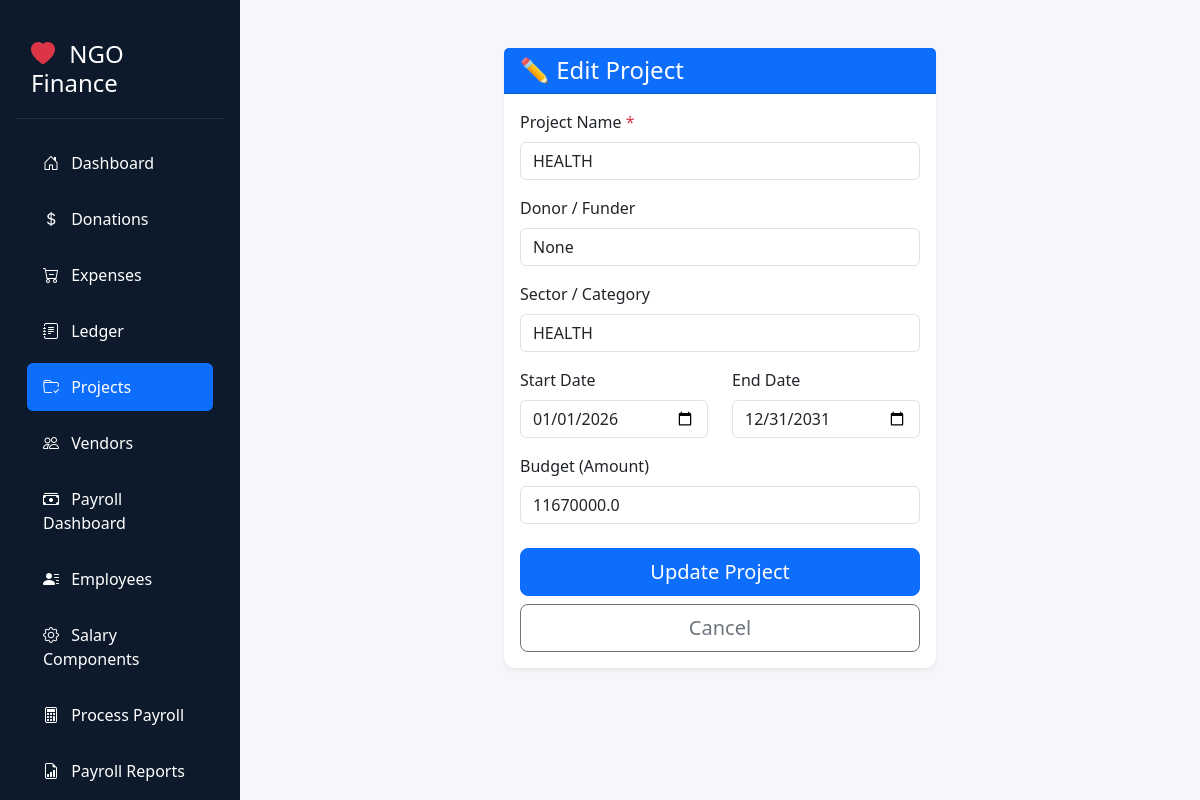
The page /edit-project/5 on the database its author committed.
### tables this page shows
CREATE TABLE projects (
            id INTEGER PRIMARY KEY AUTOINCREMENT,
            project_name TEXT UNIQUE NOT NULL,
            donor TEXT,
            start_date TEXT,
            end_date TEXT
        , is_active INTEGER DEFAULT 1, code TEXT, sector TEXT, budget REAL);

### main.py (the view)
@app.get("/edit-project/{project}", response_class=HTMLResponse)
async def edit_project_form(request: Request, project: int):
    with get_db() as conn:
        project = conn.execute(
            "SELECT * FROM projects WHERE id = ?",
            (project,)
        ).fetchone()
        if not project:
            raise HTTPException(status_code=404, detail="Project not found")
    return templates.TemplateResponse(
        "project_form.html",
        {
            "request": request,
            "project": project,
            "error": None
        }
    )

### templates/project_form.html (shortened to what this page needs)
{% extends "base.html" %}
{% block content %}
<div class="container-fluid mt-4">
    <div class="row justify-content-center">
        <div class="col-lg-8 col-xl-6">
            <div class="card shadow-sm">
                <div class="card-header bg-primary text-white">
                    <h4 class="mb-0">
                        {% if project %}✏️ Edit Project{% else %}➕ Add New Project{% endif %}
                    </h4>
                </div>
                <div class="card-body">
                    <form method="post">
                        <div class="mb-3">
                            <label for="project_name" class="form-label">Project Name <span class="text-danger">*</span></label>
                            <input type="text" class="form-control" id="project_name" name="project_name" required
                                   value="{{ project.project_name if project else (form_data.project_name if form_data else '') }}">
                        </div>
                        <div class="mb-3">
                            <label for="donor" class="form-label">Donor / Funder</label>
                            <input type="text" class="form-control" id="donor" name="donor"
                                   value="{{ project.donor if project else (form_data.donor if form_data else '') }}">
                        </div>
                        <div class="mb-3">
                            <label for="sector" class="form-label">Sector / Category</label>
                            <input type="text" class="form-control" id="sector" name="sector"
                                   value="{{ project.sector if project else (form_data.sector if form_data else '') }}">
                        </div>
                        <div class="row">
                            <div class="col-md-6 mb-3">
                                <label for="start_date" class="form-label">Start Date</label>
                                <input type="date" class="form-control" id="start_date" name="start_date"
                                       value="{{ project.start_date if project else (form_data.start_date if form_data else '') }}">
                            </div>
                            <div class="col-md-6 mb-3">
                                <label for="end_date" class="form-label">End Date</label>
                                <input type="date" class="form-control" id="end_date" name="end_date"
                                       value="{{ project.end_date if project else (form_data.end_date if form_data else '') }}">
                            </div>
                        </div>
                        <div class="mb-3">
                            <label for="budget" class="form-label">Budget (Amount)</label>
                            <input type="number" step="0.01" class="form-control" id="budget" name="budget"
                                   value="{{ project.budget if project else (form_data.budget if form_data else '') }}">
                        </div>
                        <div class="mt-4 d-grid gap-2">
                            <button type="submit" class="btn btn-primary btn-lg">
                                {% if project %}Update Project{% else %}Create Project{% endif %}
                            </button>
                            <a href="/projects" class="btn btn-outline-secondary btn-lg">
                                Cancel
                            </a>
                        </div>
                    </form>
                </div>
            </div>
        </div>
    </div>
</div>
{% endblock %}

### static/style.css (style rules this page uses)
.card { border-radius: 0.7rem; box-shadow: 0 4px 12px rgba(0, 0, 0, 0.08); border: none; }

### templates/base.html (style rules this page uses)
:root { --sidebar-width: 240px; --sidebar-bg: #0d1a2b; --sidebar-hover: #1e3a5f; --active-bg: #2c5282; }
body { min-height: 100vh; background-color: #f5f7fa; }

### rows shown on the page
projects: project_name "HEALTH", sector "HEALTH", start_date "01/01/2026", end_date "12/31/2031", budget "11670000.0"
